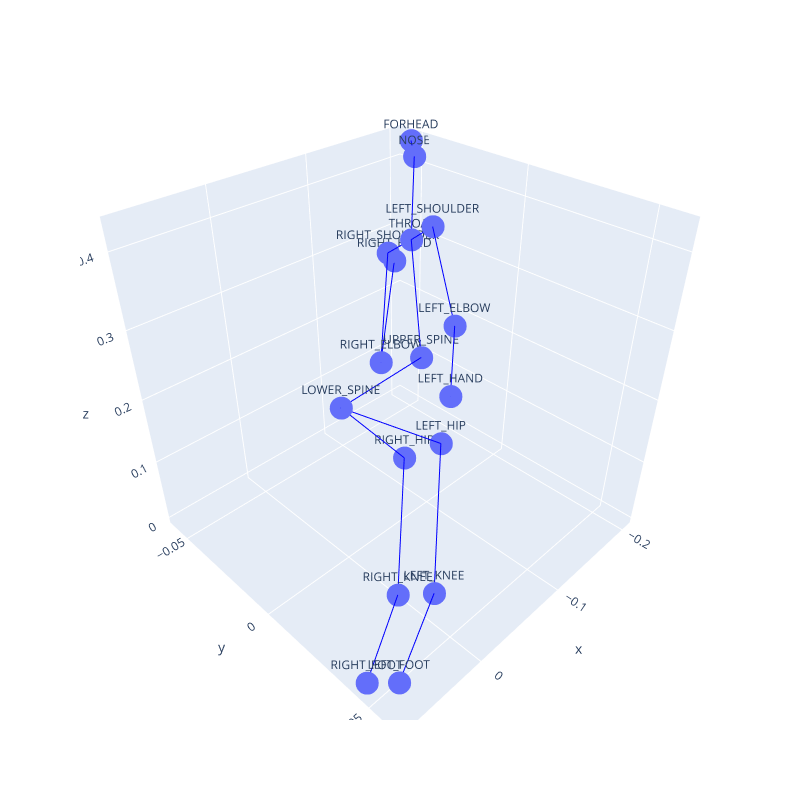

The cell this chart's notebook holds for it:
### Code cell
abba.plot_3D(remove_head=False, offset = 0.01)

### Figure 1 — Plotly figure (JSON) as saved in the notebook; plotly's stock layout.template omitted (floating-point values rounded to 4 significant figures)
{"data": [{"hovertemplate": "x=%{x}<br>y=%{y}<br>z=%{z}<br>text=%{text}<extra></extra>", "legendgroup": "", "marker": {"color": "#636efa", "symbol": "circle"}, "mode": "markers+text", "name": "", "scene": "scene", "showlegend": false, "text": ["LOWER_SPINE", "RIGHT_HIP", "RIGHT_KNEE", "RIGHT_FOOT", "LEFT_HIP", "LEFT_KNEE", "LEFT_FOOT", "UPPER_SPINE", "THROAT", "NOSE", "FORHEAD", "LEFT_SHOULDER", "LEFT_ELBOW", "LEFT_HAND", "RIGHT_SHOULDER", "RIGHT_ELBOW", "RIGHT_HAND"], "type": "scatter3d", "x": [0, -0.0427, 0.02457, 0.07848, -0.05597, 0.01207, 0.06528, -0.09595, -0.1573, -0.1971, -0.203, -0.1593, -0.1179, -0.08497, -0.1542, -0.09763, -0.166], "y": [0, 0.01088, 0.03577, 0.04463, 0.02235, 0.04667, 0.05331, -0.002778, -0.03287, -0.04768, -0.05187, -0.02306, 0.004064, 0.01529, -0.04405, -0.02411, -0.04551], "z": [0.2356, 0.1464, 0.05305, 0, 0.1814, 0.07282, 0.01225, 0.234, 0.3294, 0.4147, 0.4309, 0.3581, 0.2766, 0.2153, 0.2981, 0.1898, 0.2782]}, {"line": {"color": "blue", "width": 2}, "mode": "lines", "type": "scatter3d", "x": [0, -0.0427], "y": [0, 0.01088], "z": [0.2356, 0.1464]}, {"line": {"color": "blue", "width": 2}, "mode": "lines", "type": "scatter3d", "x": [-0.0427, 0.02457], "y": [0.01088, 0.03577], "z": [0.1464, 0.05305]}, {"line": {"color": "blue", "width": 2}, "mode": "lines", "type": "scatter3d", "x": [0.02457, 0.07848], "y": [0.03577, 0.04463], "z": [0.05305, 0]}, {"line": {"color": "blue", "width": 2}, "mode": "lines", "type": "scatter3d", "x": [0, -0.05597], "y": [0, 0.02235], "z": [0.2356, 0.1814]}, {"line": {"color": "blue", "width": 2}, "mode": "lines", "type": "scatter3d", "x": [-0.05597, 0.01207], "y": [0.02235, 0.04667], "z": [0.1814, 0.07282]}, {"line": {"color": "blue", "width": 2}, "mode": "lines", "type": "scatter3d", "x": [0.01207, 0.06528], "y": [0.04667, 0.05331], "z": [0.07282, 0.01225]}, {"line": {"color": "blue", "width": 2}, "mode": "lines", "type": "scatter3d", "x": [0, -0.09595], "y": [0, -0.002778], "z": [0.2356, 0.234]}, {"line": {"color": "blue", "width": 2}, "mode": "lines", "type": "scatter3d", "x": [-0.09595, -0.1573], "y": [-0.002778, -0.03287], "z": [0.234, 0.3294]}, {"line": {"color": "blue", "width": 2}, "mode": "lines", "type": "scatter3d", "x": [-0.1573, -0.1593], "y": [-0.03287, -0.02306], "z": [0.3294, 0.3581]}, {"line": {"color": "blue", "width": 2}, "mode": "lines", "type": "scatter3d", "x": [-0.1593, -0.1179], "y": [-0.02306, 0.004064], "z": [0.3581, 0.2766]}, {"line": {"color": "blue", "width": 2}, "mode": "lines", "type": "scatter3d", "x": [-0.1179, -0.08497], "y": [0.004064, 0.01529], "z": [0.2766, 0.2153]}, {"line": {"color": "blue", "width": 2}, "mode": "lines", "type": "scatter3d", "x": [-0.1573, -0.1542], "y": [-0.03287, -0.04405], "z": [0.3294, 0.2981]}, {"line": {"color": "blue", "width": 2}, "mode": "lines", "type": "scatter3d", "x": [-0.1542, -0.09763], "y": [-0.04405, -0.02411], "z": [0.2981, 0.1898]}, {"line": {"color": "blue", "width": 2}, "mode": "lines", "type": "scatter3d", "x": [-0.09763, -0.166], "y": [-0.02411, -0.04551], "z": [0.1898, 0.2782]}, {"line": {"color": "blue", "width": 2}, "mode": "lines", "type": "scatter3d", "x": [-0.1573, -0.1971], "y": [-0.03287, -0.04768], "z": [0.3294, 0.4147]}, {"line": {"color": "blue", "width": 2}, "mode": "lines", "type": "scatter3d", "x": [-0.1971, -0.203], "y": [-0.04768, -0.05187], "z": [0.4147, 0.4309]}], "layout": {"height": 800, "legend": {"tracegroupgap": 0}, "margin": {"t": 60}, "scene": {"domain": {"x": [0, 1], "y": [0, 1]}, "xaxis": {"range": [-0.213, 0.08848], "title": {"text": "x"}}, "yaxis": {"range": [-0.06187, 0.06331], "title": {"text": "y"}}, "zaxis": {"range": [-0.01, 0.4409], "title": {"text": "z"}}}, "showlegend": false, "width": 800}}
